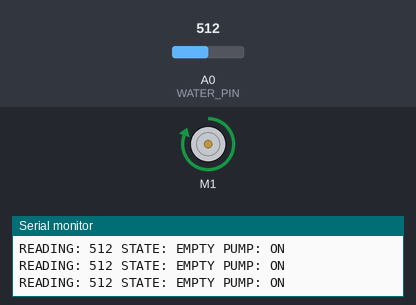
The sketch below on a simulated Arduino Uno, built with avr-gcc and run on an emulated ATmega328P. On the bench: DC motor (green arrow = forward, orange = backward, longer = faster), the last lines printed to the serial monitor. Inputs (shaded band) come from the test bench; at power-on: A0 (WATER_PIN) = 512.

Above: at 1.2 s.
1.3 s: A0 (WATER_PIN) set to 634
4.3 s: A0 (WATER_PIN) set to 658
At 4.9 s:
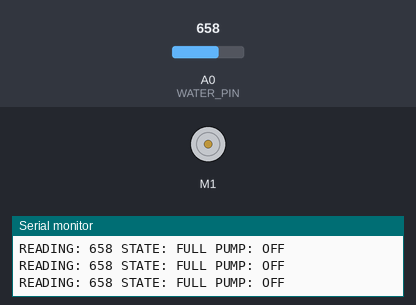
Timing chart, 0 to 7.3 s (numbered marks = the images above; inputs shaded):
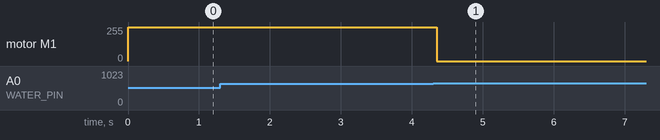

The sketch:

dog_water_refiller.ino
```cpp
#include <Wire.h>
#include <Adafruit_MotorShield.h>
#include "utility/Adafruit_MS_PWMServoDriver.h"

enum State {
  FULL,
  EMPTY
};

State state;

#define WATER_PIN A0
#define MIN_WATER 400
#define MAX_WATER 600

#define LOW_WATER 640
#define HIGH_WATER 650

// pump setup
Adafruit_MotorShield AFMS = Adafruit_MotorShield();
Adafruit_DCMotor *myMotor = AFMS.getMotor(1);
#define PUMP_ON 255
#define PUMP_OFF 0

void updatePump(int reading) {
  Serial.print("READING: ");
  Serial.print(reading);


  // update state
  Serial.print(" STATE: ");
  switch(state) {
    case EMPTY:
      Serial.print("EMPTY");
      state = reading < HIGH_WATER ? EMPTY : FULL;
      break;
    case FULL:
      Serial.print("FULL");
      state = reading < LOW_WATER ? EMPTY : FULL;
      break;
  }

  // update pump
  Serial.print(" PUMP: ");
  switch(state) {
    case EMPTY:
      Serial.print("ON");
      myMotor->setSpeed(PUMP_ON);
      myMotor->run(FORWARD);
      break;
    case FULL:
      Serial.print("OFF");
      myMotor->run(RELEASE);
      break;
  }
  Serial.println();
}

void setup() {
  // put your setup code here, to run once:
  Serial.begin(9600);

  // set up water level
  state = EMPTY;

  // set up pump
  AFMS.begin();
}

void loop() {
  updatePump(analogRead(WATER_PIN));
}
```

Measured:
- the behaviour switches between 649 and 650 on A0 (WATER_PIN) (found by bisection; images 0 and 1)
- after the input at 4.3 s, motor M1: forward 255/255 → stopped after 0.05 s
